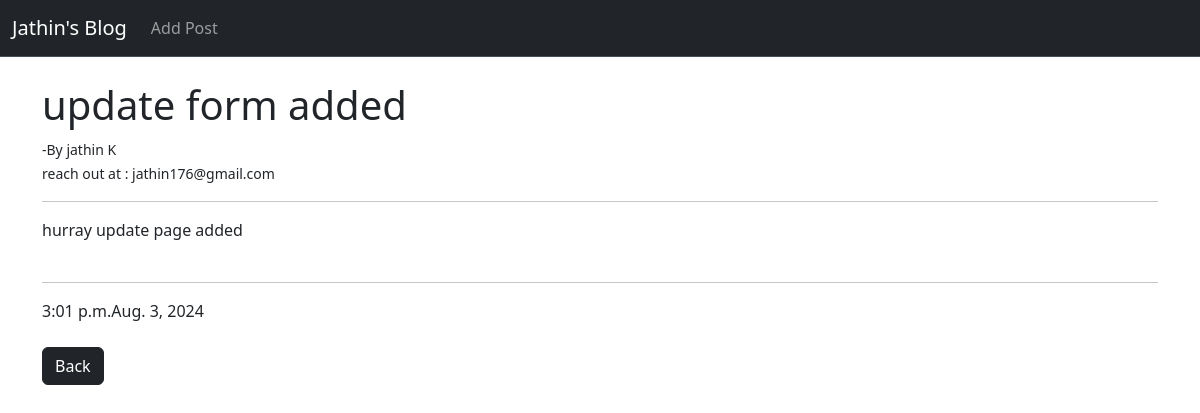
Screenshot of /article/4 with the database file from the repository.
### post/models.py (models this page shows, shortened)
class Post(models.Model):
    title = models.CharField(max_length=50)
    title_tag=models.CharField(max_length=20, null=True)
    author = models.ForeignKey(User, on_delete=models.CASCADE)
    body = models.TextField()
    post_time=models.TimeField(auto_now_add=True)
    post_date=models.DateField(auto_now_add=True)

### post/views.py (the view)
# urls.py: path('article/<int:pk>', Detailedarticle.as_view(), name='articleview' ),
class Detailedarticle(DetailView):
    model= Post
    template_name='article.html'

### post/templates/article.html (shortened to what this page needs)
{% extends 'base.html' %}
{% block content %}
    <h1>{{ post.title_tag }}</h1>
    <small> -By {{ post.author.first_name }} {{ post.author.last_name }} </small> <br>
    <small>reach out at : {{post.author.email}}</small>
    <hr>
    {{ post.body }}
    <br><br>
    <hr>
    {{post.post_time}}{{post.post_date}}
    <br><br>
    <a href="{% url 'home' %}"><button type="button" class="btn btn-dark">Back</button></a>
    {% endblock %}

### rows the page displays
Post: title_tag "update form added", author.first_name "jathin", author.last_name "K", author.email "jathin176@gmail.com", body "hurray update page added", post_time "3:01 p.m.", post_date "Aug. 3, 2024"
